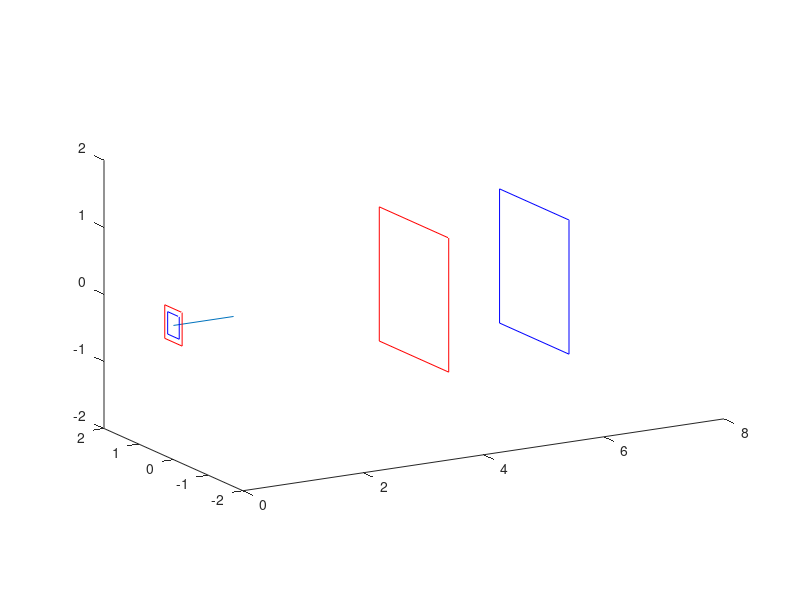

MATLAB code for this plot:


% Setup
close all;
camera_vector = [1; 0; 0];
camera_vector = camera_vector/norm(camera_vector)
line([0 camera_vector(1)],[0 camera_vector(2)],[0 camera_vector(3)]);
view(-30,15);
axis([-2,8,-2,2,-2,2]);
axis equal

red_square = [4 4 4 4; 1 1 -1 -1; 1 -1 -1 1]
blue_square = red_square + [2 2 2 2; 0 0 0 0; 0 0 0 0]
red_square_draw = [red_square red_square(:,1)]
blue_square_draw = [blue_square blue_square(:,1)]
line(red_square_draw(1,:), red_square_draw(2,:), red_square_draw(3,:), 'Color',[1,0,0])
line(blue_square_draw(1,:), blue_square_draw(2,:), blue_square_draw(3,:), 'Color',[0,0,1])

red_orth = red_square_draw(2:3,:)
blue_orth = blue_square_draw(2:3,:)

easel = null(transpose(camera_vector)) % ONB for the easel plane
to_easel_basis = [easel camera_vector]
camera_proj = to_easel_basis*[1 0 0; 0 1 0; 0 0 0]*inv(to_easel_basis);

camera = [vertcat(camera_proj,transpose(camera_vector)) zeros(4,1)]
%camera = [0 0 0 0; 0 1 0 0; 0 0 1 0; 1 0 0 0;]

hom_pts = vertcat([red_square blue_square],ones(1,2*size(red_square,2)))

per_pts = camera*hom_pts
per_pts(1,:) = per_pts(1,:) ./ per_pts(4,:);
per_pts(2,:) = per_pts(2,:) ./ per_pts(4,:);
per_pts(3,:) = per_pts(3,:) ./ per_pts(4,:);
per_pts(4,:) = per_pts(4,:) ./ per_pts(4,:);
per_pts

view(-30,15);
axis([0,8,-2,2,-2,2]);
red_pts = per_pts(1:3,1:4)
red_draw = [red_pts red_pts(:,1)]
line(red_draw(1,:), red_draw(2,:), red_draw(3,:), 'Color',[1,0,0])
blue_pts = per_pts(1:3,5:8)
blue_draw = [blue_pts blue_pts(:,1)]
line(blue_draw(1,:), blue_draw(2,:), blue_draw(3,:), 'Color',[0,0,1])
%line([0,0,0,0,0],blue_square_draw(2,:), blue_square_draw(3,:), 'Color',[0,0,1])
%line([0,0,0,0,0],red_square_draw(2,:), red_square_draw(3,:), 'Color',[1,0,0])

% % Draw the orthogonal proj of the squares
% figure;
% axis([-3,3,-3,3]);
% axis equal;
% line(blue_square_draw(2,:), blue_square_draw(3,:), 'Color',[0,0,1])
% line(red_square_draw(2,:), red_square_draw(3,:), 'Color',[1,0,0])

% figure;
% axis([-.5,.5,-.5,.5]);
% axis equal;
% line(red_final_draw(2,:), red_final_draw(3,:), 'Color',[1,0,0])
% line(blue_final_draw(2,:), blue_final_draw(3,:), 'Color',[0,0,1])
